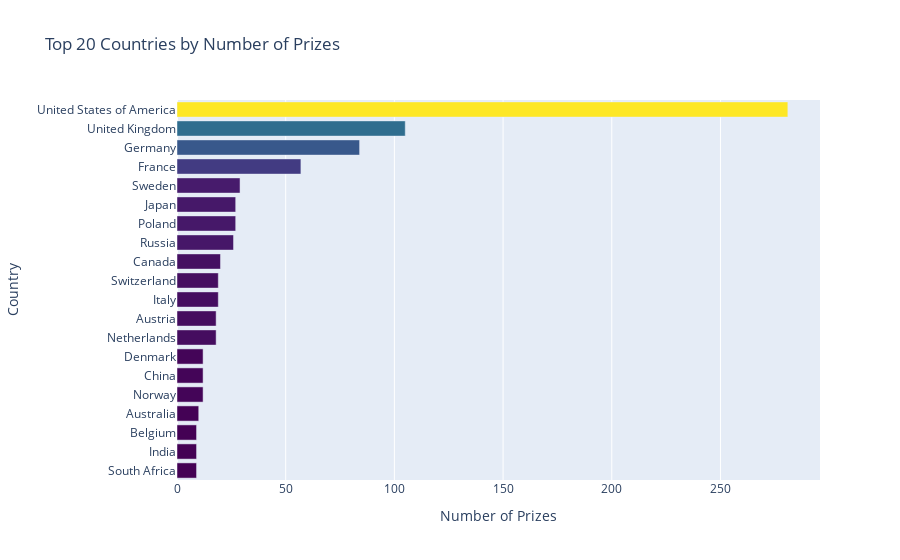

Notebook code for this chart:
### Code cell
bar = px.bar(top20_countries,
             x='prize',
             y='birth_country_current',
             title='Top 20 Countries by Number of Prizes',
             orientation='h',
             color='prize',
             color_continuous_scale='Viridis')

bar.update_layout(xaxis_title='Number of Prizes',
                  yaxis_title='Country',
                  yaxis=dict(autorange="reversed"),
                  coloraxis_showscale=False)
bar.show()

### Figure 1 — Plotly figure (JSON) as saved in the notebook; plotly's stock layout.template omitted (floating-point values rounded to 4 significant figures)
{"data": [{"alignmentgroup": "True", "hovertemplate": "prize=%{marker.color}<br>birth_country_current=%{y}<extra></extra>", "legendgroup": "", "marker": {"color": [281, 105, 84, 57, 29, 27, 27, 26, 20, 19, 19, 18, 18, 12, 12, 12, 10, 9, 9, 9], "coloraxis": "coloraxis", "pattern": {"shape": ""}}, "name": "", "offsetgroup": "", "orientation": "h", "showlegend": false, "textposition": "auto", "type": "bar", "x": [281, 105, 84, 57, 29, 27, 27, 26, 20, 19, 19, 18, 18, 12, 12, 12, 10, 9, 9, 9], "xaxis": "x", "y": ["United States of America", "United Kingdom", "Germany", "France", "Sweden", "Japan", "Poland", "Russia", "Canada", "Switzerland", "Italy", "Austria", "Netherlands", "Denmark", "China", "Norway", "Australia", "Belgium", "India", "South Africa"], "yaxis": "y"}], "layout": {"barmode": "relative", "coloraxis": {"colorbar": {"title": {"text": "prize"}}, "colorscale": [[0, "#440154"], [0.1111, "#482878"], [0.2222, "#3e4989"], [0.3333, "#31688e"], [0.4444, "#26828e"], [0.5556, "#1f9e89"], [0.6667, "#35b779"], [0.7778, "#6ece58"], [0.8889, "#b5de2b"], [1, "#fde725"]], "showscale": false}, "legend": {"tracegroupgap": 0}, "title": {"text": "Top 20 Countries by Number of Prizes"}, "xaxis": {"anchor": "y", "domain": [0, 1], "title": {"text": "Number of Prizes"}}, "yaxis": {"anchor": "x", "autorange": "reversed", "domain": [0, 1], "title": {"text": "Country"}}}}
